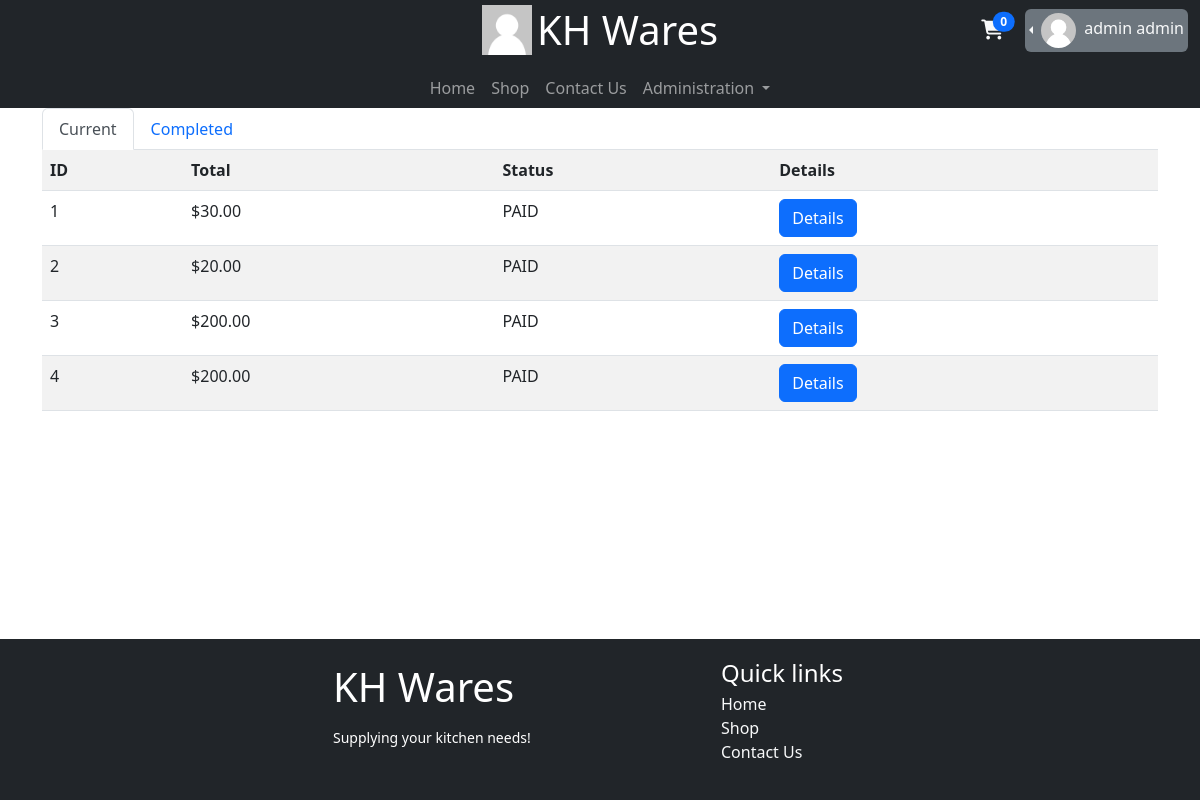
Screenshot of /user/orders (signed in) with the database file from the repository.
### database_models/UserDBModel.py (models this page shows, shortened)
class User(db.Model, UserMixin):
    id = db.Column(db.Integer, primary_key=True)
    username = db.Column(db.String, unique=True, nullable=False)
    email = db.Column(db.String, unique=True, nullable=False)
    password = db.Column(db.String, nullable=False)
    role = db.Column(db.Integer, default=0)  # 0 - User, 1 - Employee, 2 - Admin
    cart = db.relationship("Cart", backref="user", uselist=False)
    order = db.relationship("Order", backref="user")
    f_name = db.Column(db.String, nullable=False)
    l_name = db.Column(db.String, nullable=False)
    reset_token = db.Column(db.String)
    profile_pic = db.Column(db.String, default="default.png")
    date_created = db.Column(db.DateTime(), default=func.now())
    totp_secret = db.Column(db.String)

### database_models/OrderDBModel.py (models this page shows)
class Order(db.Model):
    id = db.Column(db.Integer, primary_key=True)
    user_id = db.Column(db.Integer,ForeignKey(User.id))
    total = db.Column(db.Float,default=0)
    token = db.Column(db.String)
    status = db.Column(db.String, default="PAID") # PAID, FULFILLED, COMPLETED
    order_items = db.relationship("Order_Item",backref="orders")
    discount = db.Column(db.Float,default=0)
    date_created = db.Column(db.DateTime(), default=func.now())

### routes/orders.py (the view)
@blueprint.route("/user/orders", defaults={'status':None})
@blueprint.route("/user/orders/<status>/")
@flask_login.login_required
def view_orders(status):
    if status == "ALL":
        status = None
    if status:
        orders = [order for order in flask_login.current_user.order if order.status == "COMPLETED"]
    else:
        orders = [order for order in flask_login.current_user.order if order.status != "COMPLETED"]
        status = "all"
    print(orders)
    print(status)
    return render_template("orders/user_orders_all.html", orders=orders, status=status.upper())

### app.py (called while the page is built)
@login_manager.user_loader
def user_loader(id):
    user = User.query.filter_by(id=id).first()
    return user

### templates/orders/user_orders_all.html (shortened to what this page needs)
{% extends 'base.html' %}
{% set active_page = "user_order_all" %}
{% block main %}
<div class="container">
	<ul class="nav nav-tabs">
		<li class="nav-item">
			<a class="nav-link {{'active' if status in ('ALL',None) else '' }}" aria-current="page" href="{{ url_for('order.view_orders') if status not in ('ALL',None) else '#' }}">Current</a>
		</li>
		<li class="nav-item">
			<a class="nav-link {{'active' if status in ('COMPLETED') else '' }}" href="{{ url_for('order.view_orders', status='COMPLETED') if status not in ('COMPLETED') else '#' }}">Completed</a>
		</li>
	</ul>
	<table class="table table-striped">
		<tr>
			<th>ID</th>
			<th>Total</th>
			<th>Status</th>
			<th>Details</th>
		</tr>
		{% if orders | length > 0 %}
			{% for order in orders %}
				<tr id="order_{{ order.id }}">
					<td>{{ order.id }}</td>
					<td>{{ "$%.2f"|format(order.total) }}</td>
					<td id="order_status_{{ order.id }}">{{ order.status }}</td>
					<td><a href="{{ url_for('order.user_order_indiv',id=order.id, prev=[status]) }}" class="btn btn-primary">Details</a></td>
				</tr>
			{% endfor %}
		{% else %}
			<tr>
				<td colspan="100%" class="text-center">There are no orders</td>
			</tr>
		{% endif %}
	</table>
</div>
{% endblock %}

### templates/includes/navbar-2.html (shortened to what this page needs)
<nav class="navbar navbar-expand-lg navbar-dark bg-dark py-0">
    <div class="container-fluid d-block">
        <div class="row justify-content-center">
                <a class="col-sm-12 col-md-12 col-lg-4 text-center offset-lg-4 navbar-brand" href="{{ '#' if active_page == 'index' else url_for('index.index') }}">
                    <img src="{{ url_for('static', filename='profiles/default.png') }}" alt="" width="50" height="50" class="d-inline" >
                    <h1 class="d-inline m-0 align-middle">KH Wares</h1>
                </a>
                <div class="col-auto ms-auto my-auto">
                    {% if not current_user.is_authenticated %}
                        <a href="{{ url_for('crud.login' )}}" class="btn btn-primary align-middle" role="button">Login</a>
                        <a href="{{ url_for('crud.signup' )}}" class="btn btn-secondary align-middle" role="button">Sign Up</a>
                    {% else %}
                        <div>
                            <div class="d-inline-block me-1">
                                <a href="{{ url_for('cart.read_cart') }}" class="btn">
                                    <span class="position-relative top-0 start-100 translate-middle badge rounded-pill bg-primary" id="cart_badge">{{ current_user.cart.cart_items | length }}</span>
                                    <i class="fa-solid fa-cart-shopping text-light fa-lg"></i>
                                </a>
                            </div>
                            <div class="dropstart bg-secondary text-light p-1 rounded mt-auto d-inline-block">
                                <div class="dropdown-toggle" role="button" id="dropdownMenuLink" data-bs-toggle="dropdown">
                                    <img  src="{{url_for('static', filename='profiles/' + current_user.profile_pic)}}" height="35px" width="35px" class="rounded-circle me-1">
                                    <span class="text-light d-lg-inline-block d-none">{{ current_user.f_name }} {{ current_user.l_name }}</span>
                                </div>
                            </div>
                        </div>
                    {% endif %}
                </div>
                <div class="row pe-0">
                </div>
        </div>
        <div class="row justify-content-center">
            <div class="col-4 text-center">
                <div class="collapse navbar-collapse" id="navbarSupportedContent">
                    <ul class="navbar-nav mx-auto mb-2 mb-lg-0">
                    <li class="nav-item">
                        <a class="nav-link {{ 'active' if active_page == 'index' else '' }}" aria-current="page" href="{{ '#' if active_page == 'index' else url_for('index.index') }}">Home</a>
                    </li>
                    <li class="nav-item">
                        <a class="nav-link {{ 'active' if active_page == 'Shop' else '' }}" href="{{ url_for('Store.displayitem' )}}">Shop</a>
                    </li>
                    <li class="nav-item">
                        <a class="nav-link {{ 'active' if active_page == 'contact' else '' }}" href="{{ url_for('contact.contact_us_page') }}">Contact Us</a>
                    </li>
                    {% if current_user.is_authenticated and current_user.role >=1 %}
                        <li class="nav-item dropdown">
                            <a class="nav-link dropdown-toggle {{ 'active' if active_page == 'admin' else '' }}" href="#" id="AdminNavbarDropdown" role="button" data-bs-toggle="dropdown" aria-expanded="false">
                                Administration
                            </a>
                        </li>
                    {% endif %}
                    </ul>
                </div>
            </div>
        </div>
    </div>
  </nav>

### rows the page displays
User: profile_pic (placeholder picture), f_name "admin", l_name "admin"
Order: id "1", total "$30.00", status "PAID"
Order: id "2", total "$20.00", status "PAID"
Order: id "3", total "$200.00", status "PAID"
Order: id "4", total "$200.00", status "PAID"

### other values shown
{{ current_user.cart.cart_items | length }} "0"
